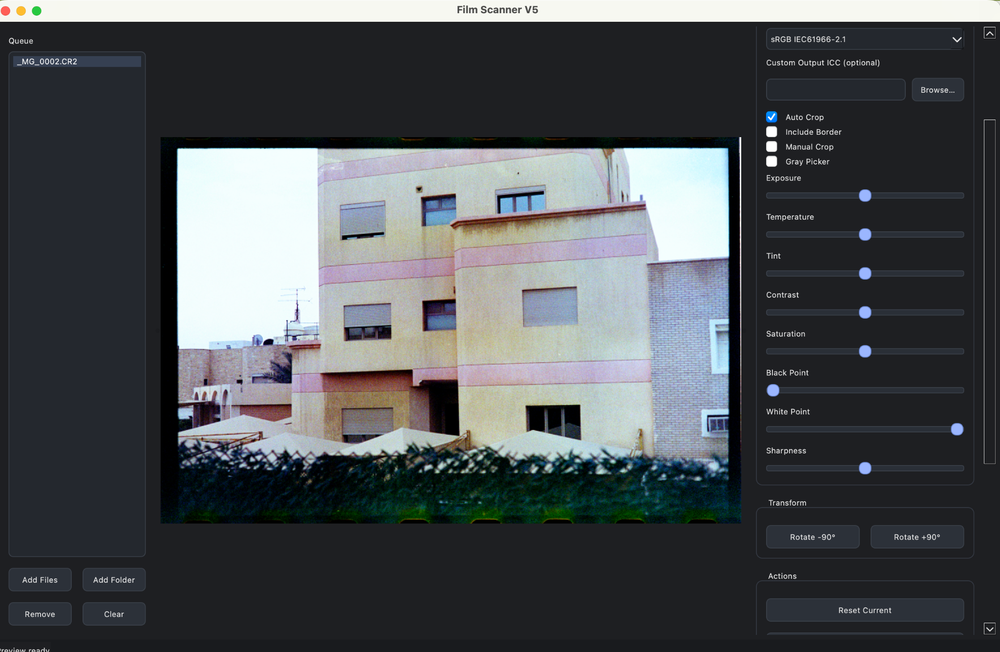
#> input picture assets/film-scanner-v5-ui.png, 1000 x 652 px, shrunk from 2048 x 1336 before the run
$ python -i frame_detector.py   (imports and definitions only)
#> lines starting #> are read from the running program, lines starting #| are printed output that depends on the picture; after the words box and inside, x2 and y2 are one past the last pixel; in counts of white or black regions, pixels touching at a corner belong together
from __future__ import annotations

from typing import Optional, Tuple
import cv2
import numpy as np

CropRect = Tuple[int, int, int, int]


def _rgb_to_gray(image: np.ndarray) -> np.ndarray:
    rgb8 = np.clip(image * 255.0, 0, 255).astype(np.uint8)
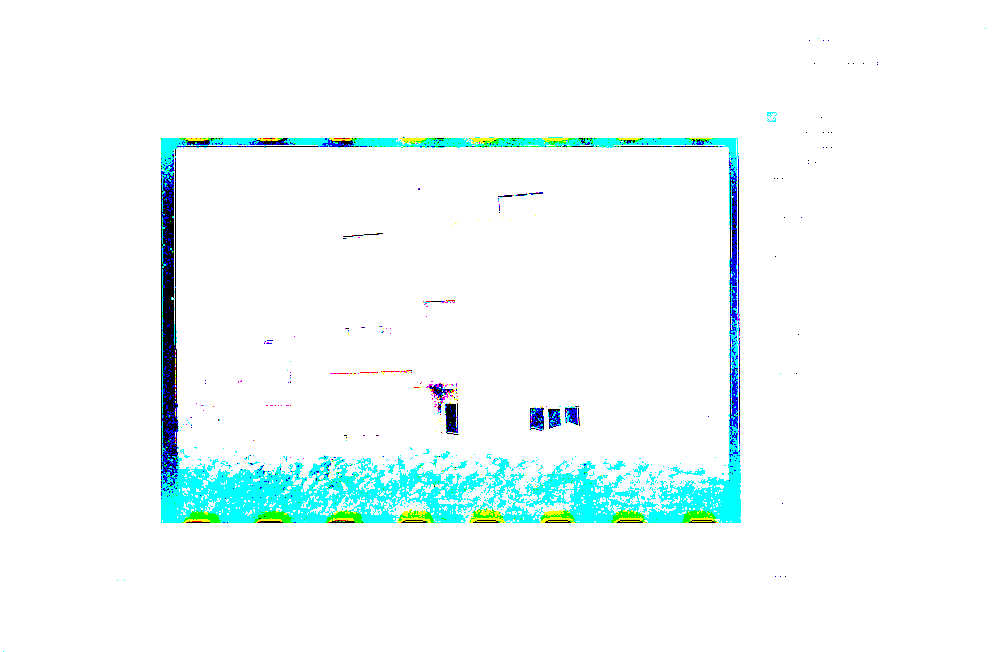
#> rgb8: shape (652, 1000, 3); mean R, G, B 241.3, 251.5, 251.4
    return cv2.cvtColor(rgb8, cv2.COLOR_RGB2GRAY)
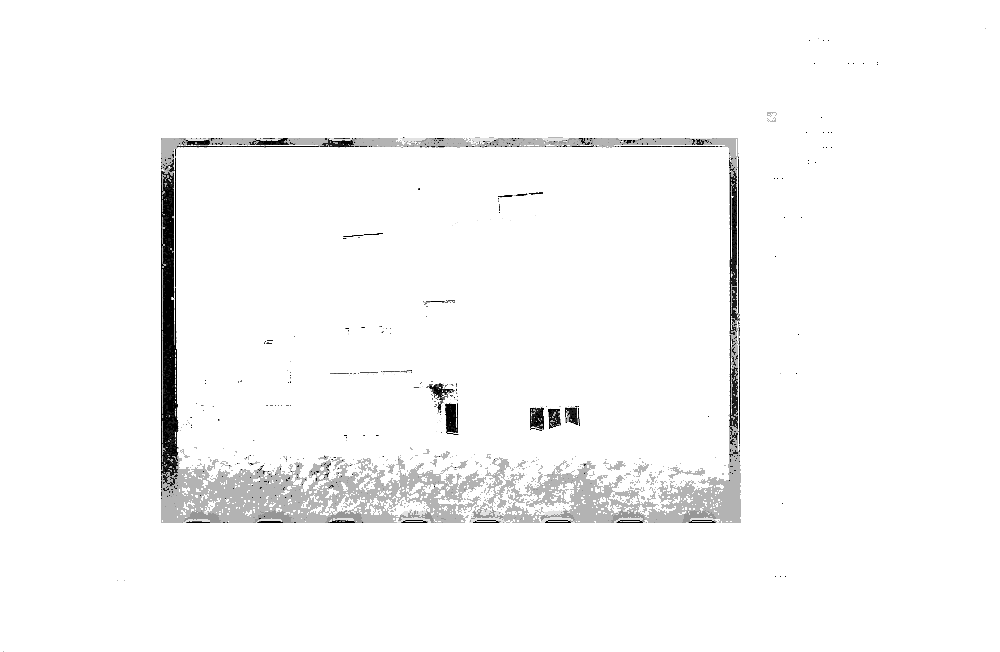
#> returned value: shape (652, 1000); min 0, max 255, mean 248.4


def detect_film_frame(image: np.ndarray) -> Optional[CropRect]:
    gray = _rgb_to_gray(image)
    blur = cv2.GaussianBlur(gray, (5, 5), 0)
    edges = cv2.Canny(blur, 35, 120)
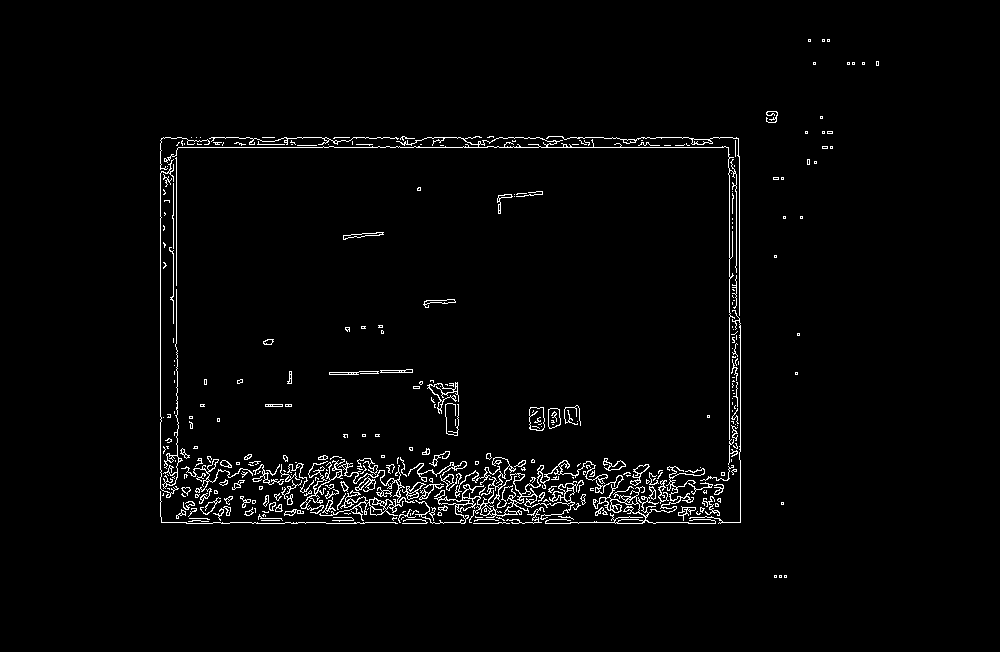
#> edges: shape (652, 1000); 2.3% white in thin lines or dots, all inside (x1, y1, x2, y2) = (160, 39, 879, 578)

    contours, _ = cv2.findContours(edges, cv2.RETR_LIST, cv2.CHAIN_APPROX_SIMPLE)
#> contours = 610 contours, 472 with area under 20; largest, box (x1, y1, x2, y2) and area: (415, 457, 608, 524) 1722, (164, 136, 738, 465) 691, (485, 473, 525, 516) 648, (545, 466, 716, 524) 637, (478, 137, 557, 148) 571

    h, w = gray.shape
#> h = 652; w = 1000
    img_area = h * w
#> img_area = 652000
    best = None
    best_score = -1.0

    for cnt in contours:
        x, y, cw, ch = cv2.boundingRect(cnt)
        area = cw * ch
        if area < img_area * 0.12:
            continue

        perimeter = cv2.arcLength(cnt, True)
        approx = cv2.approxPolyDP(cnt, 0.02 * perimeter, True)
        aspect = cw / max(1, ch)
        if not (0.5 <= aspect <= 2.5):
            continue

        fill = area / img_area
        rect_bonus = 1.0 if len(approx) == 4 else 0.75

        margin_penalty = 0.0
        if x <= 2 or y <= 2 or x + cw >= w - 2 or y + ch >= h - 2:
            margin_penalty = 0.15

        score = fill * rect_bonus - margin_penalty
        if score > best_score:
            best_score = score
            best = (x, y, cw, ch)
#> this loop made 610 passes
#> (x, y, cw, ch, area, perimeter, aspect, fill) on pass 584: (164, 136, 574, 329, 188846, 2650.1, 1.74, 0.29)
#> (x, y, cw, ch, area) on passes 7, 8, 10, 11, 12, 13: (473, 522, 37, 2, 74), (617, 519, 27, 5, 135), (188, 520, 21, 2, 42), (474, 519, 25, 3, 75), (402, 519, 26, 5, 130), (189, 518, 21, 2, 42)
#> after the loop, best_score = 0.29

    return best


# [47 lines left out: functions build_stats_mask, estimate_scene_mask, not called in this run]

>>> import cv2
>>> picture = cv2.cvtColor(cv2.imread('../../assets/film-scanner-v5-ui.png'), cv2.COLOR_BGR2RGB)
>>> result = detect_film_frame(picture)
#> result = (164, 136, 574, 329)
